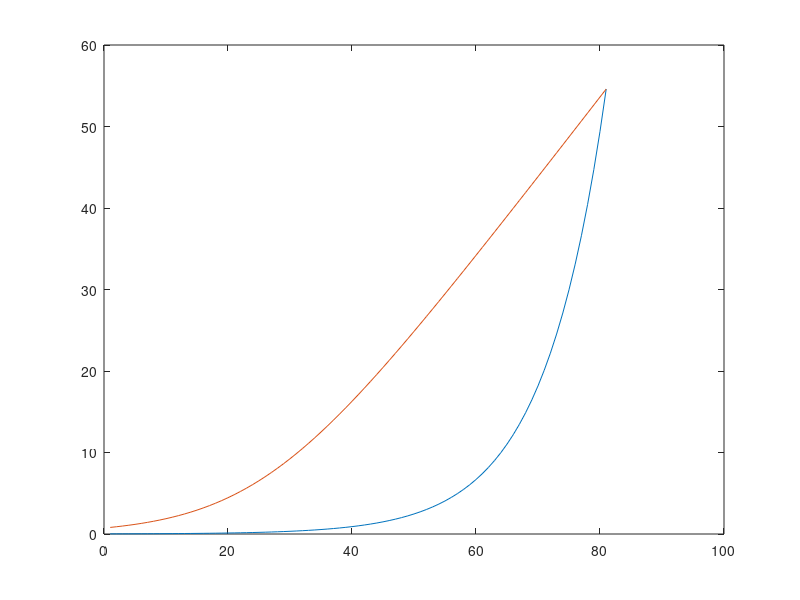

The MATLAB script that drew this image: (Note: this script raises an error after producing the figure.)
Mu = 255;
sig = exp(-4:0.1:4);
V = max(sig);

partition = 0:2^6-1;
codebook = 0:2^6;
[~,~,distor] = quantiz(sig,partition,codebook);

compsig = compand(sig,Mu,V,'mu/compressor');
[~,quants] = quantiz(compsig,partition,codebook);
newsig = compand(quants,Mu,max(quants),'mu/expander');
distor2 = sum((newsig-sig).^2)/length(sig);

[distor, distor2]

plot([sig' compsig'])
legend('Original','Companded','location','nw')